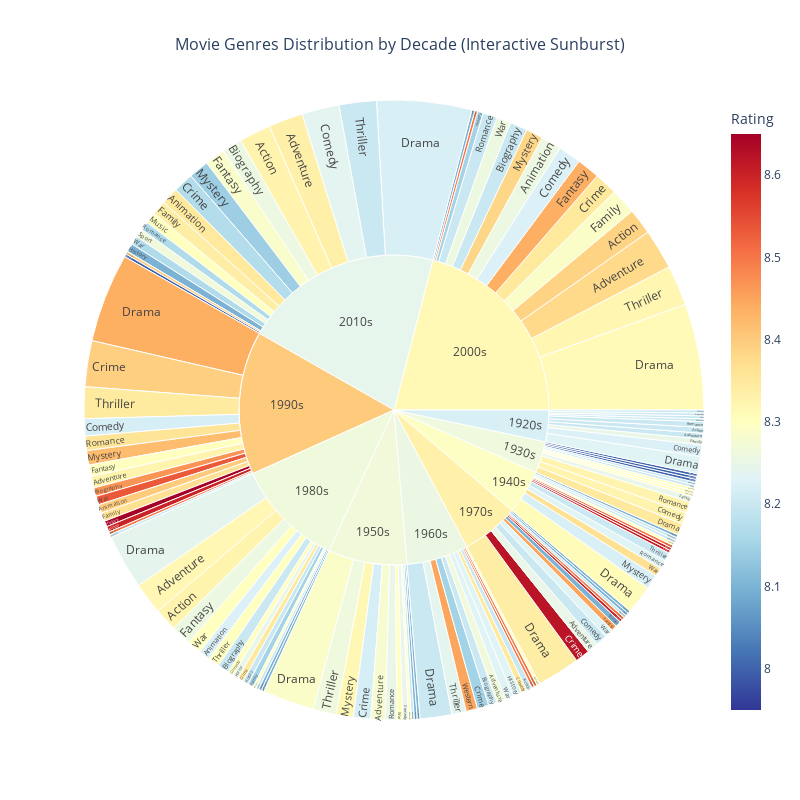

Notebook source saved alongside this figure:
### Code cell
import plotly.express as px
import pandas as pd

# Prepare data for sunburst chart
sunburst_data = []
for _, row in df.iterrows():
    # Clean and split genres
    genres = [g.strip() for g in str(row['Genre']).split(' | ') 
              if g.strip() and g.strip() != '\\' and g.strip() != '']
    
    for genre in genres:
        sunburst_data.append({
            'Decade': f"{int(row['Decade'])}s",
            'Genre': genre,
            'Title': row['Title'],
            'Rating': row['IMDB rating'],
            'Year': row['Year'],
            'Director': row['Director'],
            'Count': 1  # Each movie counts as 1
        })

sunburst_df = pd.DataFrame(sunburst_data)

# Create the sunburst chart
fig = px.sunburst(sunburst_df, 
                  path=['Decade', 'Genre'], 
                  values='Count',
                  color='Rating',
                  hover_data=['Title', 'Director', 'Year'],
                  title='Movie Genres Distribution by Decade (Interactive Sunburst)',
                  color_continuous_scale='RdYlBu_r',
                  color_continuous_midpoint=8.3)

# Customize the layout
fig.update_layout(
    height=800,
    width=800,
    title_font_size=16,
    title_x=0.5,
    font_size=12
)

# Update traces for better hover information
fig.update_traces(
    hovertemplate='<b>%{label}</b><br>' +
                  'Count: %{value}<br>' +
                  'Percentage: %{percentParent}<br>' +
                  '<extra></extra>',
    maxdepth=2
)

fig.show()

# Print insights
decade_genre_summary = sunburst_df.groupby(['Decade', 'Genre']).size().reset_index(name='Count')
print("🎭 SUNBURST CHART INSIGHTS:")
print("\n📊 Most Popular Genre-Decade Combinations:")
top_combinations = decade_genre_summary.nlargest(5, 'Count')
for _, row in top_combinations.iterrows():
    print(f"   • {row['Genre']} in {row['Decade']}: {row['Count']} movies")

print(f"\n🎬 Total genre-movie combinations: {len(sunburst_df)}")
print(f"📅 Decades covered: {len(sunburst_df['Decade'].unique())}")
print(f"🎭 Unique genres: {len(sunburst_df['Genre'].unique())}")

print("\n💡 HOW TO USE:")
print("• Click on decade rings to drill down into genres")
print("• Click center to zoom back out")
print("• Hover for detailed information")
print("• Color intensity shows average rating")

### Figure 1 — Plotly figure (JSON) as saved in the notebook; plotly's stock layout.template omitted (floating-point values rounded to 4 significant figures; data arrays with more than 128 entries replaced by an {"elided": "..."} marker saying what was removed)
{"data": [{"branchvalues": "total", "customdata": {"elided": "148x4 mixed values"}, "domain": {"x": [0, 1], "y": [0, 1]}, "hovertemplate": "<b>%{label}</b><br>Count: %{value}<br>Percentage: %{percentParent}<br><extra></extra>", "ids": {"elided": "148 str values"}, "labels": {"elided": "148 str values"}, "marker": {"coloraxis": "coloraxis", "colors": {"elided": "148 float values"}}, "maxdepth": 2, "name": "", "parents": {"elided": "148 str values"}, "type": "sunburst", "values": {"elided": "148 float values"}}], "layout": {"coloraxis": {"cmid": 8.3, "colorbar": {"title": {"text": "Rating"}}, "colorscale": [[0, "rgb(49,54,149)"], [0.1, "rgb(69,117,180)"], [0.2, "rgb(116,173,209)"], [0.3, "rgb(171,217,233)"], [0.4, "rgb(224,243,248)"], [0.5, "rgb(255,255,191)"], [0.6, "rgb(254,224,144)"], [0.7, "rgb(253,174,97)"], [0.8, "rgb(244,109,67)"], [0.9, "rgb(215,48,39)"], [1, "rgb(165,0,38)"]]}, "font": {"size": 12}, "height": 800, "legend": {"tracegroupgap": 0}, "title": {"font": {"size": 16}, "text": "Movie Genres Distribution by Decade (Interactive Sunburst)", "x": 0.5}, "width": 800}}
